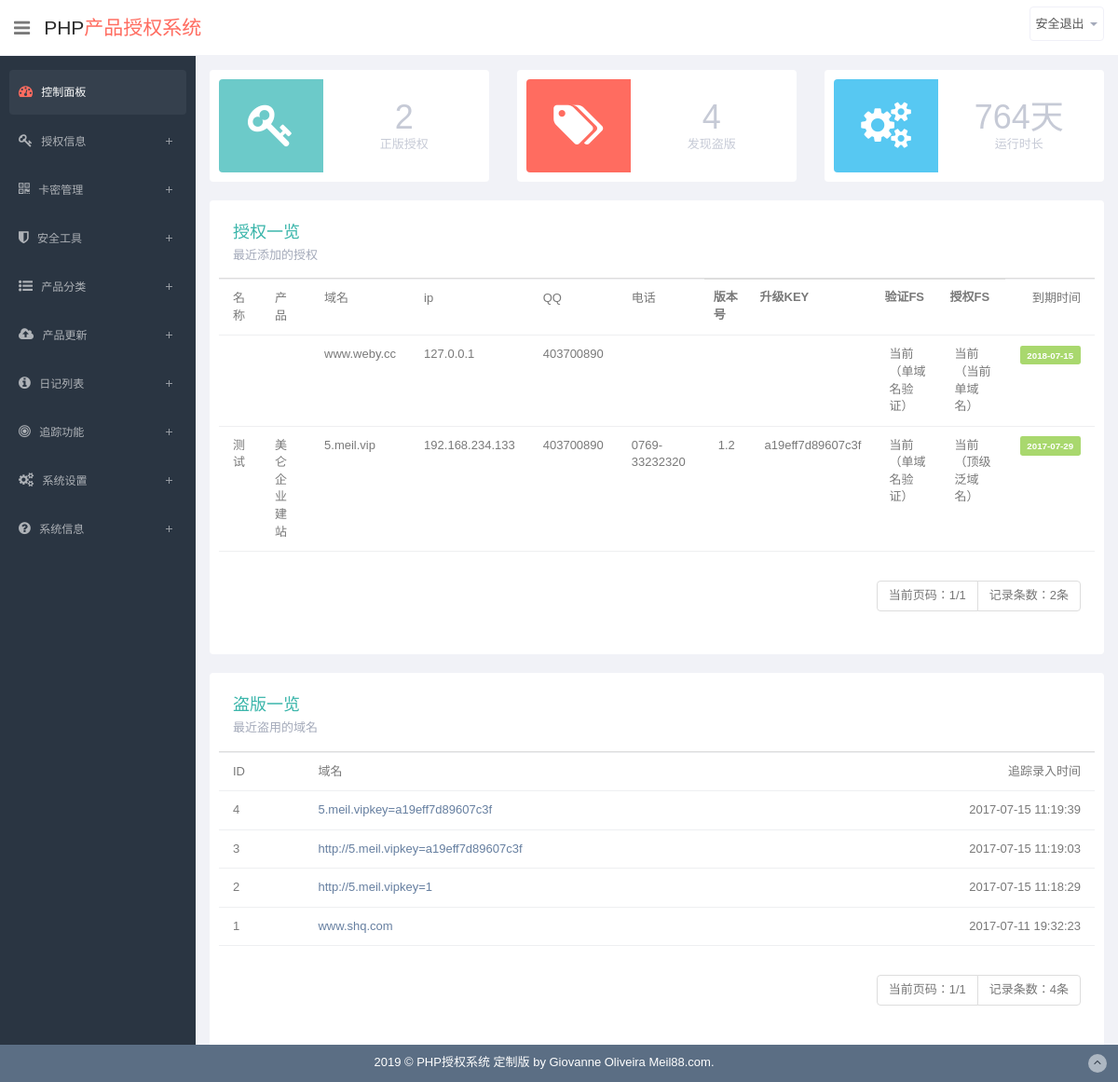
Screenshot of /center/index.php (signed in) with the database file from the repository.
### tables this page shows
CREATE TABLE IF NOT EXISTS `site` (
  `id` int(10) unsigned NOT NULL,
  `title` varchar(255) NOT NULL,
  `yxtime` varchar(255) NOT NULL,
  `copyright` varchar(255) NOT NULL,
  `site_name` varchar(255) NOT NULL,
  `route` varchar(255) NOT NULL
);

CREATE TABLE IF NOT EXISTS `authorize` (
  `id` int(10) unsigned NOT NULL,
  `username` varchar(255) NOT NULL,
  `domain` varchar(255) NOT NULL,
  `ip` varchar(255) NOT NULL,
  `qq` varchar(255) NOT NULL,
  `tel` varchar(255) NOT NULL,
  `time` varchar(255) NOT NULL,
  `syskey` varchar(255) NOT NULL,
  `version` varchar(255) NOT NULL,
  `ip_qh` int(1) NOT NULL,
  `yumi` int(1) NOT NULL,
  `ycp` varchar(255) NOT NULL
);

CREATE TABLE IF NOT EXISTS `daoban` (
  `id` int(10) unsigned NOT NULL,
  `domain` varchar(255) NOT NULL,
  `time` varchar(255) NOT NULL,
  `beizhu` text NOT NULL COMMENT '备注'
);

### data/weby.php (called while the page is built, shortened)
<?php
	$sql = "SELECT * FROM site";
	$result=mysql_query($sql);
	if($result&&mysql_num_rows($result)){
	   while ($row=mysql_fetch_assoc($result)) {
			  $yxtime = $row['yxtime'];
			  $copyright = $row['copyright'];
			  $route = $row['route'];
	   }
	}
?>

### center/farmwork.php (called while the page is built, shortened)
<?php
	include '../data/weby.php';

### center/index.php (the view, shortened to what this page needs)
<?php
    include 'farmwork.php';
$li0='class="active"';
?>
<?php include 'header.php';?>
<?php include 'list.php';?>
    <section id="main-content">
        <section class="wrapper">
<?php include 'overview.php';?>
            <div class="row">
                <div class="col-lg-12">
                    <section class="panel">
                        <div class="panel-body progress-panel">
                            <div class="task-progress">
                                <h1>授权一览</h1>
                                <p>最近添加的授权</p>
                            </div>
                        </div>
						<div class="table-responsive">
                        <table class="table table-hover personal-task">
                            <tbody>
							<tr>
							<td>名称</td>
							<td>产品</td>
							<td>域名</td>
							<td>ip</td>
							<td>QQ</td>
							<td>电话</td>
							<th>版本号</th>
							<th>升级KEY</th>
							<th>验证FS</th>
							<th>授权FS</th>
							<td>到期时间</td>
							</tr>
									<?php
 $page = $_GET["page"];
 if($page == ""){
     $page = 1;
     }
 $page_size = 10;
 $query = "select count(*) as total from authorize";
 $result = mysql_query($query);
 $rownum = mysql_fetch_row($result);
 $message_count = $rownum[0];
 $page_count = ceil($message_count / $page_size);
 $offset = ($page-1) * $page_size;
 ?>
									<?php
										$sql="select * from authorize order by id DESC limit $offset,$page_size";
										$result=mysql_query($sql);
										if($result&&mysql_num_rows($result)){
											while ($row=mysql_fetch_assoc($result)) {
											if($row['ip_qh']==1){$ip_qh='IP双重验证';}else{$ip_qh='单域名验证';}
											if($row['yumi']==1){$yumi='顶级泛域名';}else{$yumi='当前单域名';}
											echo "<tr>";
											echo "<td >".$row['username']."</td>";
											echo "<td >".$row['ycp']."</td>";
											echo "<td >".$row['domain']."</td>";
											echo "<td >".$row['ip']."</td>";
											echo "<td >".$row['qq']."</td>";
											echo "<td >".$row['tel']."</td>";
											echo "<td >".$row['version']."</td>";
											echo "<td >".$row['syskey']."</td>";
											echo "<td >当前（".$ip_qh."）</td>";
											echo "<td >当前（".$yumi."）</td>";
											echo "<td ><span class='label label-success'>".date("Y-m-d",$row['time'])."</span></td>";
											echo "</tr>";
											}
										}
									?>
                            </tbody>
                        </table>
						<table class="table table-hover personal-task">
						<tbody>
							<tr>
							<td ><ul class="pagination"><li class="disabled"><a>当前页码：<?php echo $page;?>/<?php echo $page_count;?></a></li><li class="disabled"><a>记录条数：<?php echo $message_count;?>条</a></li></td>
							</tr>
							</tbody>
							</table>
                    </section>
                </div></div>
                <div class="col-lg-13">
                    <section class="panel">
                        <div class="panel-body progress-panel">
                            <div class="task-progress">
                                <h1>盗版一览</h1>
                                <p>最近盗用的域名</p>
                            </div>
                        </div>
						<div class="table-responsive">
                        <table class="table table-hover personal-task">
                            <tbody>
							<tr>
							<td>ID</td>
							<td>域名</td>
							<td>追踪录入时间</td>
							</tr>
									<?php
 $page = $_GET["page"];
 if($page == ""){
     $page = 1;
     }
 $page_size = 10;
 $query = "select count(*) as total from daoban";
 $result = mysql_query($query);
 $rownum = mysql_fetch_row($result);
 $message_count = $rownum[0];
 $page_count = ceil($message_count / $page_size);
 $offset = ($page-1) * $page_size;
 ?>
									<?php
										$sql="select * from daoban order by id DESC limit $offset,$page_size";
										$result=mysql_query($sql);
										if($result&&mysql_num_rows($result)){
											while ($row=mysql_fetch_assoc($result)) {
											echo "<tr>";
											echo "<td >".$row['id']."</td>";
											echo "<td ><a href=http://".$row['domain']." target='_blank'>".$row['domain']."</a></td>";
											echo "<td >".date("Y-m-d H:i:s",$row['time'])."</td>";
											echo "</tr>";
											}
										}
									?>
                            </tbody>
                        </table>
						<table class="table table-hover personal-task">
						<tbody>
							<tr>
							<td ><ul class="pagination"><li class="disabled"><a>当前页码：<?php echo $page;?>/<?php echo $page_count;?></a></li><li class="disabled"><a>记录条数：<?php echo $message_count;?>条</a></li></td>
							</tr>
							</tbody>
							</table>
                    </section>
                </div></div>
        </section>
    </section>
<?php include 'footer.php';?>

### center/header.php (shortened to what this page needs)
<!DOCTYPE html>
<html lang="en">
<head>

### center/list.php (shortened to what this page needs)
    <link href="<?php echo $route?>css/bootstrap.min.css" rel="stylesheet">
    <link href="<?php echo $route?>css/bootstrap-reset.css" rel="stylesheet">
    <link href="<?php echo $route?>font-awesome/css/font-awesome.css" rel="stylesheet" />
    <link href="<?php echo $route?>toastr-master/toastr.css" rel="stylesheet" type="text/css" />
    <link href="<?php echo $route?>css/style.css" rel="stylesheet">
    <link href="<?php echo $route?>css/style-responsive.css" rel="stylesheet" />
</head>
<body>
<section id="container" >
    <header class="header white-bg">
        <div class="sidebar-toggle-box">
            <div class="fa fa-bars tooltips" data-placement="right" data-original-title="Toggle Navigation"></div>
        </div>
        <a href="./" class="logo">PHP<span>产品授权系统</span></a>
        <div class="top-nav ">
<ul class="nav pull-right top-menu">
    <li class="dropdown">
        <a data-toggle="dropdown" class="dropdown-toggle" href="#">
            <span class="username">安全退出</span>
            <b class="caret"></b>
        </a>
    </li>
</ul>
       </div>
    </header>
    <aside>
    <div id="sidebar"  class="nav-collapse ">
        <ul class="sidebar-menu" id="nav-accordion">
            <li>
                <a <?php echo $li0?> href="./">
                    <i class="fa fa-dashboard"></i>
                    <span>控制面板</span>
                </a>
            </li>
            <li class="sub-menu">
                <a <?php echo $li1?>  href="javascript:;" >
                    <i class="fa fa-key"></i>
                    <span>授权信息</span>
                </a>
            </li>
            <li class="sub-menu">
                <a <?php echo $li111?>  href="javascript:;" >
                    <i class="fa fa-qrcode"></i>
                    <span>卡密管理</span>
                </a>
            </li>
            <li class="sub-menu">
                <a <?php echo $li2?> href="javascript:;" >
                    <i class="fa fa-shield"></i>
                    <span>安全工具</span>
                </a>
            </li>
            <li class="sub-menu">
                <a <?php echo $li9?> href="javascript:;" >
                    <i class="fa fa-list-ul"></i>
                    <span>产品分类</span>
                </a>
            </li>
            <li class="sub-menu">
                <a <?php echo $li3?> href="javascript:;" >
                    <i class="fa fa-cloud-upload"></i>
                    <span>产品更新</span>
                </a>
            </li>
            <li class="sub-menu">
                <a <?php echo $li4?> href="javascript:;" >
                    <i class="fa fa-info-circle"></i>
                    <span>日记列表</span>
					</a>
            </li>
			<li class="sub-menu">
                <a <?php echo $li5?> href="javascript:;" >
                    <i class="fa fa-bullseye"></i>
                    <span>追踪功能</span>
                </a>
            </li>
            <li class="sub-menu">
                <a <?php echo $li6?> href="javascript:;" >
                    <i class="fa fa-cogs"></i>
                    <span>系统设置</span>
                </a>
            </li>
			<li class="sub-menu">
                <a <?php echo $li7?> href="javascript:;" >
                    <i class="fa fa-question-circle"></i>
                    <span>系统信息</a>
            </li>
        </ul>
    </div>
</aside>

### center/overview.php (shortened to what this page needs)
<?php
function Sec2Time($time){
 if(is_numeric($time)){
  $value = array(
    "years" => 0, "days" => 0, "hours" => 0,
    "minutes" => 0, "seconds" => 0,
  );
  if($time >= 86400){
   $value["days"] = floor($time/86400);
   $time = ($time%86400);
  }
  $value["seconds"] = floor($time);
  return (array) $value;
 }else{
  return (bool) FALSE;
 }
}
$site_create_time = strtotime($yxtime);
$time = time() - $site_create_time;
$uptime = Sec2Time($time);
 $query = "select count(*) as total from authorize";
 $result = mysql_query($query);
 $rownum = mysql_fetch_row($result);
 $sites = $rownum[0];
 $query = "select count(*) as total from daoban";
 $result = mysql_query($query);
 $rownum = mysql_fetch_row($result);
 $blocks = $rownum[0];
?>
            <div class="row state-overview">
        <div class="col-lg-4 col-sm-6">
        <section class="panel">
            <div class="symbol terques">
                <i class="fa fa-key"></i>
            </div>
            <div class="value">
                <h1>
                    <?=$sites?>                </h1>
                <p>正版授权</p>
            </div>
        </section>
    </div>
    <div class="col-lg-4 col-sm-6">
        <section class="panel">
            <div class="symbol red">
                <i class="fa fa-tags"></i>
            </div>
            <div class="value">
                <h1>
                    <?=$blocks?>                </h1>
                <p>发现盗版</p>
            </div>
        </section>
    </div>
    <div class="col-lg-4 col-sm-6">
        <section class="panel">
            <div class="symbol blue">
                <i class="fa fa-cogs"></i>
            </div>
            <div class="value">
                <h1>
                    <?php echo $uptime['days']; ?>天                </h1>
                <p>运行时长</p>
            </div>
        </section>
    </div>
</div>

### center/footer.php (shortened to what this page needs)
    <footer class="site-footer navbar-fixed-bottom">
    <div class="text-center">
        <?php echo $showtime=date("Y");?> &copy; <?php echo $copyright?>
        <a href="#" class="go-top">
            <i class="fa fa-angle-up"></i>
        </a>
    </div>
</footer>
</section>
<link href="<?php echo $route?>toastr-master/toastr.css" rel="stylesheet" type="text/css" />
</body>
</html>

### rows the page displays
site: yxtime "764", copyright "PHP授权系统 定制版 by Giovanne Oliveira Meil88.com."
authorize: domain "www.weby.cc", ip "127.0.0.1", qq "403700890", ip_qh "单域名验证", yumi "当前单域名", time "2018-07-15"
authorize: username "测试", ycp "美仑企业建站", domain "5.meil.vip", ip "192.168.234.133", qq "403700890", tel "0769-33232320", version "1.2", syskey "a19eff7d89607c3f", ip_qh "单域名验证", yumi "顶级泛域名", time "2017-07-29"
daoban: id "4", domain "5.meil.vipkey=a19eff7d89607c3f", time "2017-07-15 11:19:39"
daoban: id "3", domain "http://5.meil.vipkey=a19eff7d89607c3f", time "2017-07-15 11:19:03"
daoban: id "2", domain "http://5.meil.vipkey=1", time "2017-07-15 11:18:29"
daoban: id "1", domain "www.shq.com", time "2017-07-11 19:32:23"

### other values shown
$sites "2"
$blocks "4"
$page "1"
$page_count "1"
$message_count "2"
$message_count "4"
